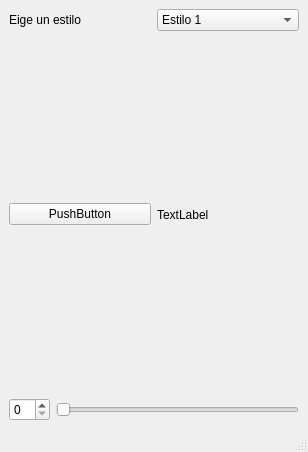
<?xml version="1.0" encoding="UTF-8"?>
<ui version="4.0">
 <class>MainWindow</class>
 <widget class="QMainWindow" name="MainWindow">
  <property name="geometry">
   <rect>
    <x>0</x>
    <y>0</y>
    <width>308</width>
    <height>452</height>
   </rect>
  </property>
  <property name="windowTitle">
   <string>MainWindow</string>
  </property>
  <widget class="QWidget" name="centralwidget">
   <layout class="QVBoxLayout" name="verticalLayout">
    <item>
     <layout class="QHBoxLayout" name="horizontalLayout">
      <item>
       <widget class="QLabel" name="label">
        <property name="text">
         <string>Eige un estilo</string>
        </property>
       </widget>
      </item>
      <item>
       <widget class="QComboBox" name="comboBox">
        <item>
         <property name="text">
          <string>Estilo 1</string>
         </property>
        </item>
        <item>
         <property name="text">
          <string>Estilos 2</string>
         </property>
        </item>
        <item>
         <property name="text">
          <string>Estilos 3</string>
         </property>
        </item>
       </widget>
      </item>
     </layout>
    </item>
    <item>
     <layout class="QHBoxLayout" name="horizontalLayout_2">
      <item>
       <widget class="QPushButton" name="pushButton">
        <property name="text">
         <string>PushButton</string>
        </property>
       </widget>
      </item>
      <item>
       <widget class="QLabel" name="label_2">
        <property name="text">
         <string>TextLabel</string>
        </property>
       </widget>
      </item>
     </layout>
    </item>
    <item>
     <layout class="QHBoxLayout" name="horizontalLayout_3">
      <item>
       <widget class="QSpinBox" name="spinBox"/>
      </item>
      <item>
       <widget class="QSlider" name="horizontalSlider">
        <property name="orientation">
         <enum>Qt::Orientation::Horizontal</enum>
        </property>
       </widget>
      </item>
     </layout>
    </item>
   </layout>
  </widget>
  <widget class="QMenuBar" name="menubar">
   <property name="geometry">
    <rect>
     <x>0</x>
     <y>0</y>
     <width>308</width>
     <height>33</height>
    </rect>
   </property>
  </widget>
  <widget class="QStatusBar" name="statusbar"/>
 </widget>
 <resources/>
 <connections/>
</ui>
